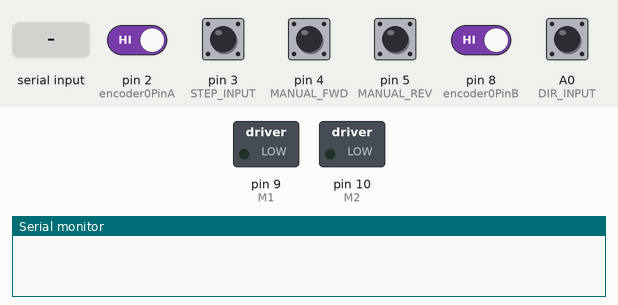
Bench run of a sketch on a simulated Arduino Uno, built with avr-gcc and run on an emulated ATmega328P. On the bench: switched loads named in the sketch (green lamp = pin HIGH), the last lines printed to the serial monitor. The inputs (shaded band) are chosen by the test bench; at power-on: A0 (DIR_INPUT), pin 2 (encoder0PinA), pin 3 (STEP_INPUT), pin 4 (MANUAL_FWD), pin 5 (MANUAL_REV), pin 8 (encoder0PinB) HIGH.

Above: at 0.0 s.
At 1.2 s:
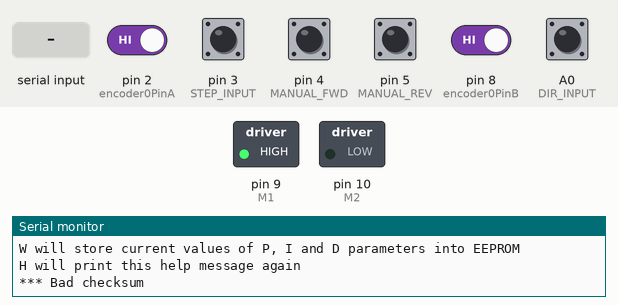
1.3 s: pin 4 (MANUAL_FWD) pulled LOW for 0.15 s
At 2.2 s:
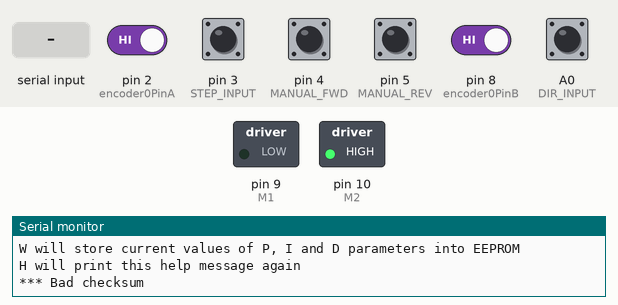
2.9 s: "?" received over Serial
Timing chart, 0 to 5.9 s (numbered marks = the images above; inputs shaded):
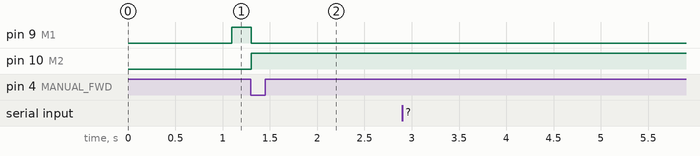

Measured:
- after the input at 1.3 s, pin 9 (M1): HIGH → LOW at once; pin 10 (M2): LOW → HIGH at once

The sketch:

dcservo.ino
```cpp
/* This one is not using any PinChangeInterrupt library */

/*
   This program uses an Arduino for a closed-loop control of a DC-motor.
   Motor motion is detected by a quadrature encoder.
   Two inputs named STEP and DIR allow changing the target position.
   Serial port prints current position and target position every second.
   Serial input can be used to feed a new location for the servo (no CR LF).

*/
#include <EEPROM.h>
#include <PID_v1.h>
#define encoder0PinA      2   // Needs to be on D2 to allow attachment to INT0. see setup()
#define encoder0PinB      8   // Needs to be on this pin for Pin Change Interrrupt to work. see pciSetup()
#define DIR_INPUT        A0   // Needs to be on A0(D14) to match port masking in ISR.  See countStep()
#define STEP_INPUT        3   // Needs to be on D3 to allow attachment to INT1.  see setup()
#define M1                9   // Motor's Forward PWM output
#define M2               10   // Motor's Backward PWM output

#define MANUAL_FWD        4   // Manual switch input - forward direction
#define MANUAL_REV        5   // Manual switch input - reverse direction
#define MANUAL_STEP_SIZE  2   // Manual switch step size (steps per 10mS)

#define LIMIT_SW_FWD      6   // Limit switch input - goes low when reaching end of forward travel
#define LIMIT_SW_REV      7   // Limit switch input - goes low when reaching end of reverse travel

byte pos[1000];
int p=0;

double kp=5;
double ki=20;
double kd=0.2;

double input=0;
double output=0;
double setpoint=0;

PID myPID(&input, &output, &setpoint,kp,ki,kd, DIRECT);

boolean monitorPosition=false;

long target1=0;  // destination location at any moment
volatile long encoder0Pos = 0;

//for motor control ramps 1.4
bool newStep = false;
bool oldStep = false;
bool dir = false;
byte skip=0;

// Install Pin change interrupt for a pin, can be called multiple times
void pciSetup(byte pin)
{
    *digitalPinToPCMSK(pin) |= bit (digitalPinToPCMSKbit(pin));  // enable pin
    PCIFR  |= bit (digitalPinToPCICRbit(pin)); // clear any outstanding interrupt
    PCICR  |= bit (digitalPinToPCICRbit(pin)); // enable interrupt for the group
}

void setup()
{
  pinMode(encoder0PinA, INPUT_PULLUP);
  pinMode(encoder0PinB, INPUT_PULLUP);

  pinMode(MANUAL_FWD, INPUT_PULLUP);
  pinMode(MANUAL_REV, INPUT_PULLUP);

  pinMode(LIMIT_SW_FWD, INPUT_PULLUP);
  pinMode(LIMIT_SW_REV, INPUT_PULLUP);

  pciSetup(encoder0PinB);
  attachInterrupt(0, encoderInt, CHANGE);  // encoder pin on interrupt 0 - pin 2
  attachInterrupt(1, countStep,  RISING);  // step  input on interrupt 1 - pin 3
  TCCR1B = TCCR1B & 0b11111000 | 1; // set 31Kh PWM

  digitalWrite(DIR_INPUT, 1);  //activate weak pull-ups on inputs
  digitalWrite(STEP_INPUT, 1); //activate weak pull-ups on inputs

  Serial.begin (115200);
  help();
  recoverPIDfromEEPROM();

  //Setup the PID parameters
  myPID.SetMode(AUTOMATIC);
  myPID.SetSampleTime(1);
  myPID.SetOutputLimits(-255,255);
}

void loop()
{
  input = encoder0Pos;

  if(Serial.available())  process_line(); // it may induce a glitch to move motion, so use it sparingly
  if(monitorPosition)
  {
    if(millis() % 1000 == 0) printPos();
  }

  if(millis() % 10 == 0)  // every 100ms, check for manual override input and adjust target accordingly
  {
    if(!digitalRead(MANUAL_FWD))
    {
      target1+=MANUAL_STEP_SIZE;
    }
    if(!digitalRead(MANUAL_REV))
    {
      target1-=MANUAL_STEP_SIZE;
    }
  }

  setpoint=target1*10;  // applying a multiplier here since the motor cannot accurately position less than this resolution
  myPID.Compute();
  pwmOut(output);
}

void pwmOut(int out)
{
  if(out>0)
  {
    analogWrite(M1,0); analogWrite(M2,abs(out));
  }
  else
  {
    analogWrite(M2,0); analogWrite(M1,abs(out));
  }
}

const int QEM [16] = {0,-1,1,2,1,0,2,-1,-1,2,0,1,2,1,-1,0};               // Quadrature Encoder Matrix
static unsigned char New, Old;

ISR (PCINT0_vect) // handle pin change interrupt for D8
{
  Old = New;
  New = (PINB & 1 )+ ((PIND & 4) >> 1); //
  encoder0Pos+= QEM [Old * 4 + New];
}

void encoderInt() // handle pin change interrupt for D2
{
  Old = New;
  New = (PINB & 1 )+ ((PIND & 4) >> 1); //
  encoder0Pos+= QEM [Old * 4 + New];
}

void countStep()
{
  if (PINC&B0000001) target1--;else target1++;  // pin A0 represents direction
}

void process_line()
{
 char cmd = Serial.read();
 if(cmd>'Z') cmd-=32;
 switch(cmd)
 {
  case 'A': monitorPosition = !monitorPosition; break;
  case 'P': kp=Serial.parseFloat(); myPID.SetTunings(kp,ki,kd); break;
  case 'I': ki=Serial.parseFloat(); myPID.SetTunings(kp,ki,kd); break;
  case 'D': kd=Serial.parseFloat(); myPID.SetTunings(kp,ki,kd); break;
  case 'X': target1=Serial.parseInt(); break;
  case '?': printPos(); break;
  case 'Q': Serial.print("P="); Serial.print(kp); Serial.print(" I="); Serial.print(ki); Serial.print(" D="); Serial.println(kd); break;
  case 'W': writetoEEPROM(); break;
  case 'H': help(); break;
  case 'K': eedump(); break;
  case 'R': recoverPIDfromEEPROM() ; break;
 }
 while(Serial.read()!=10); // dump extra characters till LF is seen (you can use CRLF or just LF)
}

void printPos()
{
  Serial.print(F("Position=")); Serial.print(encoder0Pos); Serial.print(F(" PID_output=")); Serial.print(output); Serial.print(F(" Target=")); Serial.println(setpoint);
}

void help()
{
 Serial.println(F("\nPID DC motor controller and stepper interface emulator"));
 Serial.println(F("by misan"));
 Serial.println(F("Available serial commands: (lines end with CRLF or LF)"));
 Serial.println(F("A will toggle on/off showing status every second\n"));
 Serial.println(F("P123.34 sets proportional term to 123.34"));
 Serial.println(F("I123.34 sets integral term to 123.34"));
 Serial.println(F("D123.34 sets derivative term to 123.34"));
 Serial.println(F("X123 sets the target destination for the motor to 123 encoder pulses"));
 Serial.println(F("? prints out current encoder, output and setpoint values"));
 Serial.println(F("Q will print out the current values of P, I and D parameters"));
 Serial.println(F("W will store current values of P, I and D parameters into EEPROM"));
 Serial.println(F("H will print this help message again"));
}

void writetoEEPROM()  // keep PID set values in EEPROM so they are kept when arduino goes off
{
  eeput(kp,0);
  eeput(ki,4);
  eeput(kd,8);
  double cks=0;
  for(int i=0; i<12; i++)
  {
    cks+=EEPROM.read(i);
  }
  eeput(cks,12);
  Serial.println("\nPID values stored to EEPROM");
  //Serial.println(cks);
}

void recoverPIDfromEEPROM()
{
  double cks=0;
  double cksEE;
  for(int i=0; i<12; i++) cks+=EEPROM.read(i);
  cksEE=eeget(12);
  //Serial.println(cks);
  if(cks==cksEE)
  {
    Serial.println(F("*** Found PID values on EEPROM"));
    kp=eeget(0);
    ki=eeget(4);
    kd=eeget(8);
    myPID.SetTunings(kp,ki,kd);
  }
  else Serial.println(F("*** Bad checksum"));
}

void eeput(double value, int dir)  // Snow Leopard keeps me grounded to 1.0.6 Arduino, so I have to do this :-(
{
  char * addr = (char * ) &value;
  for(int i=dir; i<dir+4; i++)
  {
    EEPROM.write(i,addr[i-dir]);
  }
}

double eeget(int dir)   // Snow Leopard keeps me grounded to 1.0.6 Arduino, so I have to do this :-(
{
  double value;
  char * addr = (char * ) &value;
  for(int i=dir; i<dir+4; i++)
  {
    addr[i-dir]=EEPROM.read(i);
  }
  return value;
}

void eedump()
{
 for(int i=0; i<16; i++) { Serial.print(EEPROM.read(i),HEX); Serial.print(" "); }Serial.println();
}
```
